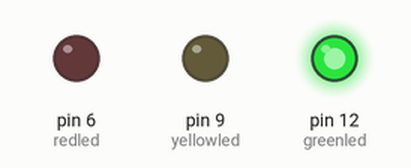
This sketch was run on a simulated Arduino Uno, built with avr-gcc and run on an emulated ATmega328P. Parts: output pins drawn as LEDs (lit = HIGH).

Above: at 2.5 s.
At 5.2 s:
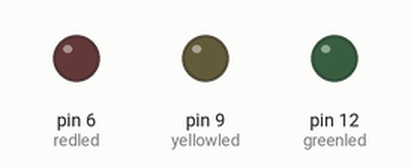
At 6.7 s:
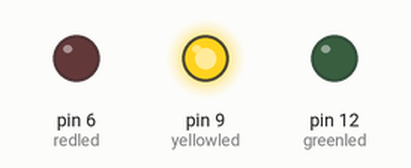
At 11.0 s:
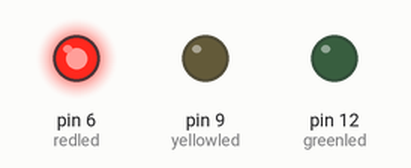
Timing chart, 0 to 17.6 s (numbered marks = the images above):
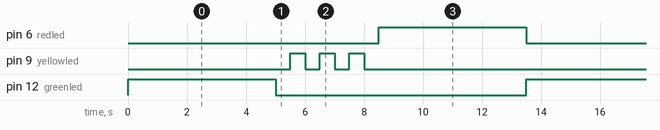

The sketch:

traffic_light.ino
```cpp
int greenled=12;
int yellowled=9;
int redled=6;
void setup() {
   pinMode(greenled,OUTPUT);
   pinMode(yellowled,OUTPUT);
   pinMode(redled,OUTPUT);
}

void loop() {
  digitalWrite(greenled,HIGH);
  delay(5000);
  digitalWrite(greenled,LOW);
  for(int i=0;i<3;i++)
  {
    delay(500);
    digitalWrite(yellowled,HIGH);
    delay(500);
    digitalWrite(yellowled,LOW);
  }
  delay(500);
  digitalWrite(redled, HIGH);
  delay(5000);
digitalWrite(redled, LOW);

}
```

Measured:
- by itself, pin 6 (redled), pin 12 (greenled): alternates HIGH for 5.0 s and LOW for 8.5 s
- by itself, pin 9 (yellowled): repeats every 13.5 s: 2 × (LOW 0.50 s, HIGH 0.50 s), LOW 11.0 s, HIGH 0.50 s
- by itself, everything shown: repeats every 13.5 s, in 10 steps
